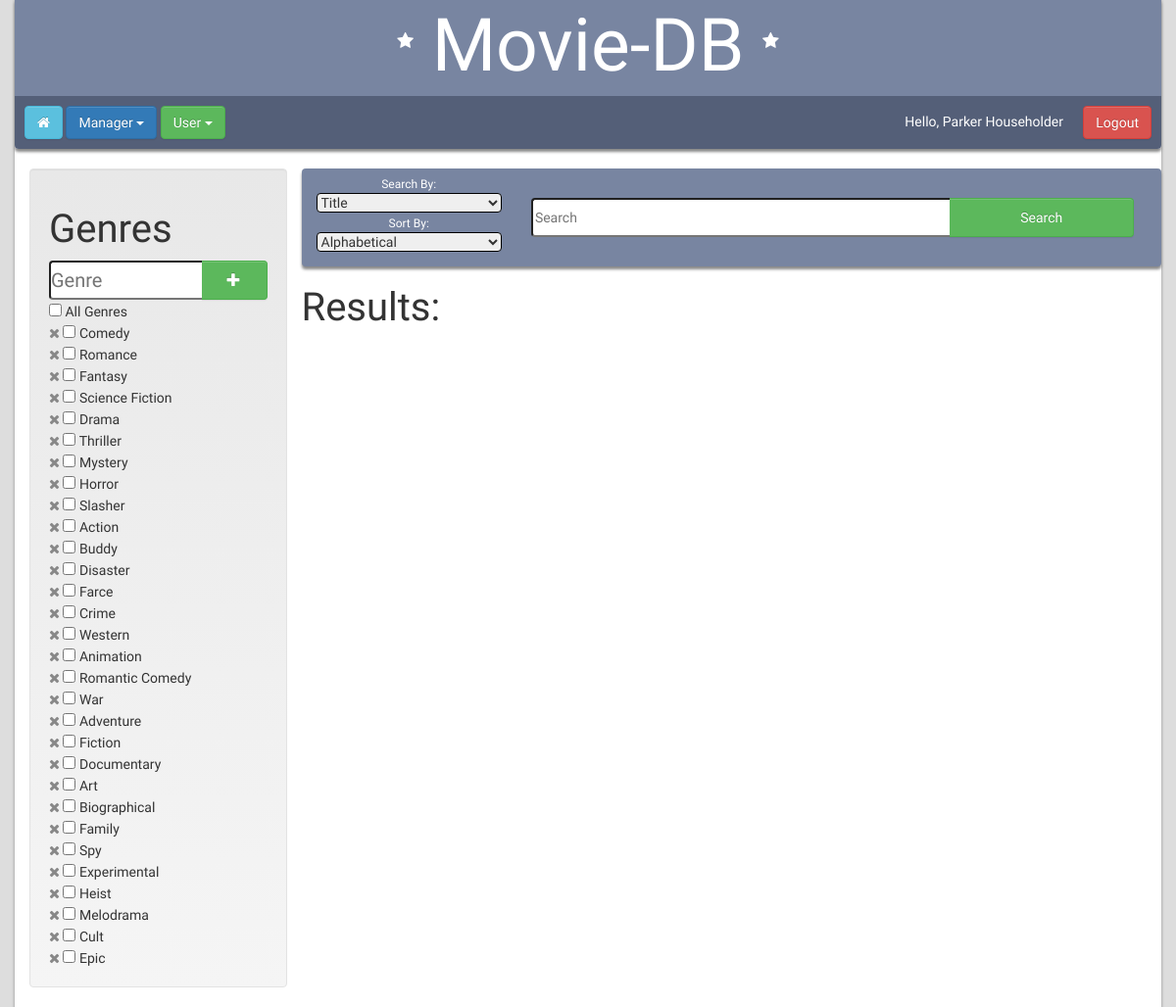
The app's page /pages/main_page.php (signed in) with its own data.
### tables this page shows
CREATE TABLE GENRE
(
  genre_id int NOT NULL AUTO_INCREMENT,
  genre varchar(64) NOT NULL,
  PRIMARY KEY (genre_id)
);

### functions/session.php (called while the page is built, shortened)
<?php
  if($_SESSION['logged_in'] != true){
    header("location: ../login.php");
  }
  else {
    $first_name = $_SESSION['first_name'];
    $last_name = $_SESSION['last_name'];
    $admin_tag = $_SESSION['admin_tag'];
  }
?>

### pages/main_page.php (the view, shortened to what this page needs)
<!DOCTYPE html>
<html>
  <head>
    <link rel="stylesheet" href="https://maxcdn.bootstrapcdn.com/bootstrap/3.3.7/css/bootstrap-theme.min.css">
    <link rel="stylesheet" href="https://maxcdn.bootstrapcdn.com/bootstrap/3.3.7/css/bootstrap.min.css">
    <link rel="stylesheet" href="../fonts/font-awesome/css/font-awesome.min.css">
    <link rel="stylesheet" href="../css/main.css" type="text/css">
    <link rel="stylesheet" href="../css/main_page.css" type="text/css">
    <?php
      include '../functions/session.php';
    ?>
  </head>
<body>
  <div id="main-page" class="container">
    <div class="row shadow">
      <div class="main-page-title">
        <h1>
          <i class="fa fa-star" aria-hidden="true"></i>
          Movie-DB
          <i class="fa fa-star" aria-hidden="true"></i>
        </h1>
      </div>
      <div id="tool-bar">
        <a href="home_page.php"><button class="btn btn-info"><i class="fa fa-home" aria-hidden="true"></i></button></a>
        <?php
          if($admin_tag == 1){
            echo
             '<div class="dropdown">
                <button class="btn btn-primary dropdown-toggle" type="button" data-toggle="dropdown">
                  Manager
                  <span class="caret"></span>
                </button>
                <ul class="dropdown-menu">
                  <li><a href="users_page.php">View Users</a></li>
                  <li><a href="crews_page.php">View Crews</a></li>
                  <li><a href="add_page.php">Add a Movie</a></li>
                </ul>
              </div>';
          }
        ?>
        <div class="dropdown">
          <button class="btn btn-success dropdown-toggle" type="button" data-toggle="dropdown">
            User
            <span class="caret"></span>
          </button>
        </div>
        <span class="greeting"><?php echo 'Hello, ' . $first_name . ' ' . $last_name; ?></span>
        <button type="button" class="btn btn-danger logout"><a href="../login.php">Logout</a></button>
      </div>
    </div>
    <div class= "row page-content">
      <div class = "col-sm-3">
        <div class="well">
          <h1> Genres </h1>
          <?php
            if($admin_tag){
              echo '<form method="post" action="../functions/add_genre.php">
              <div class="genre-form">
                <input class="add-genre-text" type="text" name="genre" placeholder="Genre" required>
                <button type="submit" class="add-genre btn btn-success"><span class="glyphicon glyphicon-plus"></span></button>
              </div>
              </form>';
            }
          ?>
          <form method="get" action="">
            <?php
              include '../functions/connection.php';
              $genre_input_query = $mysqli->query("SELECT * FROM GENRE");
              echo '<input type="checkbox" onClick="toggle(this);"> All Genres<br>';
              while($current_row = $genre_input_query->fetch_assoc()){
                $i_genre = $current_row['genre'];
                $i_genre_id = $current_row['genre_id'];
                if ($admin_tag == 1) {
                  echo '<a class="light-x" href="../functions/delete_genre.php?genre_id=' . $i_genre_id . '" onclick="return confirm(\'Are you sure you want to remove the genre ' . $i_genre . ' from the database?\')"><i class="fa fa-times" aria-hidden="true"></i></a> ';
                }
                echo '<input type="checkbox" name="genre[]" value="' . $i_genre . '"> ' . $i_genre . '<br>';
              }
            ?>
          </div>
      </div>
        <div class="col-sm-9 search-window">
          <div class="row search-bar">
              <div class="col-xs-12 col-sm-3 search-options">
                <span class="small-title">Search By:</span>
                <select name="option">
                  <option>Title</option>
                </select>
                <span class="small-title">Sort By:</span>
                <select name="sorting-option">
                  <option>Alphabetical</option>
                </select>
              </div>
              <div class="col-xs-12 col-sm-9 form-input">
                <div class="text-and-button">
                  <input placeholder="Search" name="search" type="text" class="search-text">
                  <button type="submit" name="submit" value="Search" class="btn btn-success search-btn">Search</button>
                </div>
              </div>
          </div>
          <div class="row results-row">
            <h1> Results: </h1>
          </div>
        </div>
      </div>
    </div>
  </body>
</html>

### css/main.css (style rules this page uses)
html { height: 100%; width: 100%; }
body { height: 100%; width: 100%; background-color: #dddddd; font-family: 'Open Sans', sans-serif; }
.container { box-shadow: 0px 3px 3px #888888; background-color: white; }
form { margin: 0 0 0 0; }
.main-page-title { text-align: center; background-color: #7885a1; border-radius: 4px 4px 0px 0px; }
.shadow { border-radius: 4px; margin-top: -5px; margin-bottom: 20px; box-shadow: 0px 3px 3px #888888; }
.main-page-title h1 { color: #fff; font-size: 75px; margin-bottom: 0px; margin-top: 0px; padding: 10px; font-family: 'Didact Gothic', sans-serif; }
.main-page-title i { vertical-align: middle; font-size: 18px; padding-bottom: 20px; }
#tool-bar { position: relative; z-index: 5; padding: 10px; border-radius: 0px 0px 4px 4px; background-color: #545f78; color: white; }
@media only screen and (min-width: 767px) { .greeting { margin-top: 6px; position: absolute; right: 100px; } }
@media only screen and (min-width: 767px) { .main-page-title h1 { font-size: 75px; } }
.logout { position: absolute; right: 10px; }
div.dropdown { display: inline; }
.main-page-title h1 { font-family: 'Didact Gothic', sans-serif; }
.container { font-family: 'Didact Gothic', sans-serif; }
button a { color: white; }

### css/main_page.css (style rules this page uses)
.page-content h1 { text-align: left; font-size: 40px; }
.search-bar { border-radius: 4px; background-color: #7885a1; box-shadow: 0px 3px 3px #888888; }
h5, select { display: inline; }
.text-and-button { width: 100%; height: 40px; margin-top: 30px; margin-bottom: 30px; }
.search-text { width: 68%; border-top-left-radius: 4px; border-bottom-left-radius: 4px; border-right: none; display: inline-block; height: 100%; float: left; }
.search-btn { float: left; vertical-align: top; display: inline-block; height: 100%; width: 30%; border-left: none; border-top-left-radius: 0px; border-bottom-left-radius: 0px; color: #fff; }
.search-options { margin-top: 5px; margin-bottom: 10px; text-align: center; }
.search-options select { width: 100%; margin: auto; border-color: black; border-radius: 4px; }
.search-options span { color: white; margin: 0 auto; font-size: 12px; }
.add-genre-text { border-top-left-radius: 4px; border-bottom-left-radius: 4px; border-right: none; width: 70%; font-size: 20px; }
.genre-form button { width: 30%; border-left: none; border-top-left-radius: 0px; border-bottom-left-radius: 0px; height: 30px; }
.genre-form { height: 40px; }
.add-genre-text, .genre-form button { display: inline-block; float: left; padding: 0; margin: 0; height: 100%; }
.light-x { color: #888; }

### records on screen
genre: genre "Comedy"
genre: genre "Romance"
genre: genre "Fantasy"
genre: genre "Science Fiction"
genre: genre "Drama"
genre: genre "Thriller"
genre: genre "Mystery"
genre: genre "Horror"
genre: genre "Slasher"
genre: genre "Action"
genre: genre "Buddy"
genre: genre "Disaster"
genre: genre "Farce"
genre: genre "Crime"
genre: genre "Western"
genre: genre "Animation"
genre: genre "Romantic Comedy"
genre: genre "War"
genre: genre "Adventure"
genre: genre "Fiction"
genre: genre "Documentary"
genre: genre "Art"
genre: genre "Biographical"
genre: genre "Family"
genre: genre "Spy"
genre: genre "Experimental"
genre: genre "Heist"
genre: genre "Melodrama"
genre: genre "Cult"
genre: genre "Epic"

### other values on screen
$first_name "Parker"
$last_name "Householder"
